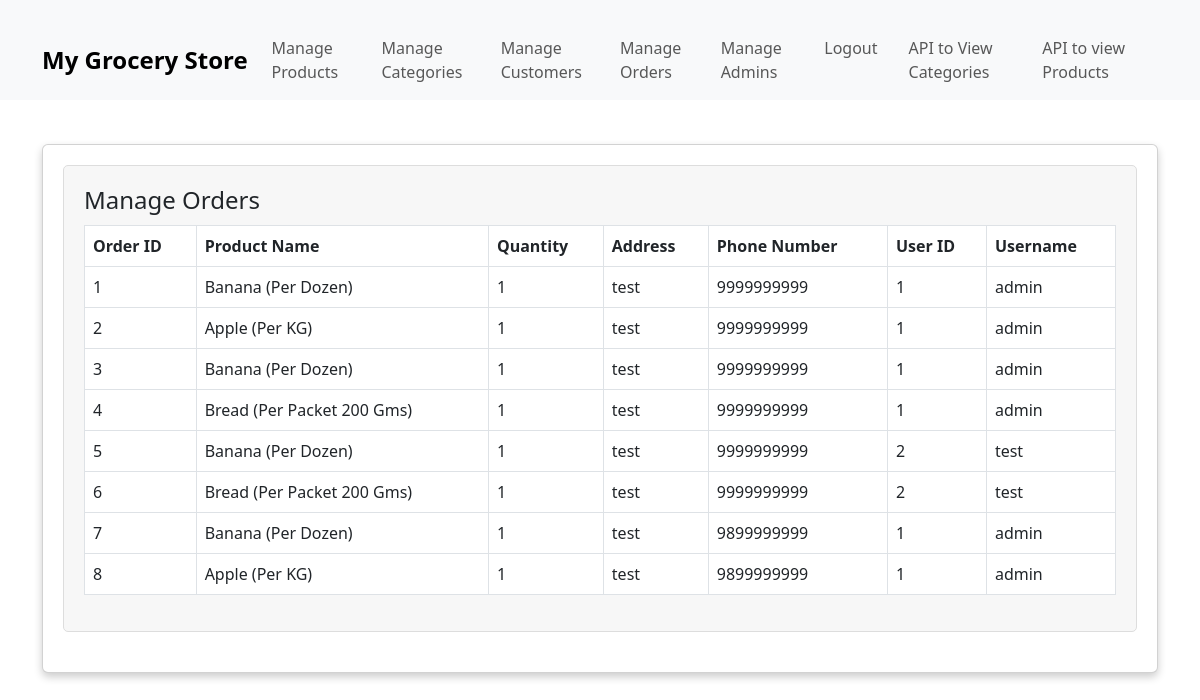
The page /manage_orders on the database its author committed.
### models.py (models this page shows)
class Order(Base):
    __tablename__ = 'orders'
    order_id = Column(Integer, Sequence('order_id_seq'), primary_key=True, autoincrement=True)
    product_id = Column(Integer, ForeignKey('products.product_id'))
    quantity = Column(Integer, nullable=False)
    address = Column(String, nullable=False)
    phone_number = Column(String, nullable=False)
    customer_id = Column(Integer, ForeignKey('customers.userid'))  # Add a foreign key relationship
    product = relationship("Product")
    customer = relationship("Customer")  # Add a relationship to the Customer class

class Product(Base):
    __tablename__ = 'products'
    product_id = Column(Integer, Sequence('product_id_seq'), primary_key=True, autoincrement=True)
    category_id = Column(Integer, ForeignKey('categories.category_id'))
    product_name = Column(String, nullable=False)
    product_price = Column(Float, nullable=False)
    description = Column(String)
    image_path = Column(String)
    category = relationship("Category", back_populates="products")

class Customer(Base):
    __tablename__ = 'customers'
    userid = Column(Integer, Sequence('customer_id_seq'), primary_key=True, autoincrement=True)
    username = Column(String, unique=True, nullable=False)
    password = Column(String, nullable=False)

### main.py (the view)
@app.route('/manage_orders')
def manage_orders():
    db_session = DBSession()
    orders = db_session.query(Order).all()
    return render_template('manage_orders.html', orders=orders)

### templates/manage_orders.html (shortened to what this page needs)
{% extends 'admin_base.html' %}
{% block content %}
<main>
    <section class="admin-section">
        <h2>Manage Orders</h2>
        <table class="table table-bordered">
            <thead>
                <tr>
                    <th>Order ID</th>
                    <th>Product Name</th>
                    <th>Quantity</th>
                    <th>Address</th>
                    <th>Phone Number</th>
                    <th>User ID</th>
                    <th>Username</th>
                </tr>
            </thead>
            <tbody>
                {% for order in orders %}
                <tr>
                    <td>{{ order.order_id }}</td>
                    <td>{{ order.product.product_name }}</td>
                    <td>{{ order.quantity }}</td>
                    <td>{{ order.address }}</td>
                    <td>{{ order.phone_number }}</td>
                    <td>{{ order.customer.userid }}</td>
                    <td>{{ order.customer.username }}</td>
                </tr>
                {% endfor %}
            </tbody>
        </table>
    </section>
</main>
{% endblock %}

### templates/admin_base.html (shortened to what this page needs)
<!DOCTYPE html>
<html lang="en">
<head>
    <link href="https://cdn.jsdelivr.net/npm/bootstrap@5.3.0/dist/css/bootstrap.min.css" rel="stylesheet">
    <link rel="stylesheet" href="{{ url_for('static', filename='categories.css') }}">
    <link rel="stylesheet" href="{{ url_for('static', filename='admin_home.css') }}">
</head>
<body>
    <nav class="navbar navbar-expand-lg navbar-light bg-light">
        <div class="container">
            <a class="navbar-brand" href="/">My Grocery Store</a>
            <div class="collapse navbar-collapse" id="navbarNav">
                <ul class="navbar-nav ml-auto">
                    <li class="nav-item">
                        <a class="nav-link" href="/manage_products">Manage Products</a>
                    </li>
                    <li class="nav-item">
                        <a class="nav-link" href="/manage_categories">Manage Categories</a>
                    </li>
                    <li class="nav-item">
                        <a class="nav-link" href="/manage_customers">Manage Customers</a>
                    </li>
                    <li class="nav-item">
                        <a class="nav-link" href="/manage_orders">Manage Orders</a>
                    </li>
                    <li class="nav-item">
                        <a class="nav-link" href="/manage_admins">Manage Admins</a>
                    </li>
                    <li class="nav-item">
                        <a class="nav-link" href="/admin_logout">Logout</a>
                    </li>
                    <li class="nav-item">
                        <a class="nav-link" href="/api/categories">API to View Categories</a>
                    </li>
                    <li class="nav-item">
                        <a class="nav-link" href="/api/products">API to view Products</a>
                    </li>
                </ul>
            </div>
        </div>
    </nav>
    <div class="container mt-4">
        <div class="row">
            <div class="col-lg-12">
                <div class="card">
                    <div class="card-body">
                        {% block content %}{% endblock %}
                    </div>
                </div>
            </div>
        </div>
    </div>
</body>
</html>

### static/admin_home.css (style rules this page uses)
.admin-section { background-color: #f7f7f7; border: 1px solid #ddd; border-radius: 5px; padding: 20px; margin-bottom: 20px; }
.admin-section h2 { font-size: 24px; margin-bottom: 10px; }

### templates/admin_base.html (style rules this page uses)
.navbar { background-color: #3498db; color: #fff; }
.navbar-brand { font-weight: bold; font-size: 24px; }
.navbar-nav .nav-item { margin-right: 15px; }
.container { padding-top: 20px; }
.card { box-shadow: 0 4px 8px 0 rgba(0, 0, 0, 0.2); transition: 0.3s; }
.card-body { padding: 20px; }

### rows shown on the page
Order: order_id "1", product.product_name "Banana (Per Dozen)", quantity "1", address "test", phone_number "9999999999", customer.userid "1", customer.username "admin"
Order: order_id "2", product.product_name "Apple (Per KG)", quantity "1", address "test", phone_number "9999999999", customer.userid "1", customer.username "admin"
Order: order_id "3", product.product_name "Banana (Per Dozen)", quantity "1", address "test", phone_number "9999999999", customer.userid "1", customer.username "admin"
Order: order_id "4", product.product_name "Bread (Per Packet 200 Gms)", quantity "1", address "test", phone_number "9999999999", customer.userid "1", customer.username "admin"
Order: order_id "5", product.product_name "Banana (Per Dozen)", quantity "1", address "test", phone_number "9999999999", customer.userid "2", customer.username "test"
Order: order_id "6", product.product_name "Bread (Per Packet 200 Gms)", quantity "1", address "test", phone_number "9999999999", customer.userid "2", customer.username "test"
Order: order_id "7", product.product_name "Banana (Per Dozen)", quantity "1", address "test", phone_number "9899999999", customer.userid "1", customer.username "admin"
Order: order_id "8", product.product_name "Apple (Per KG)", quantity "1", address "test", phone_number "9899999999", customer.userid "1", customer.username "admin"
